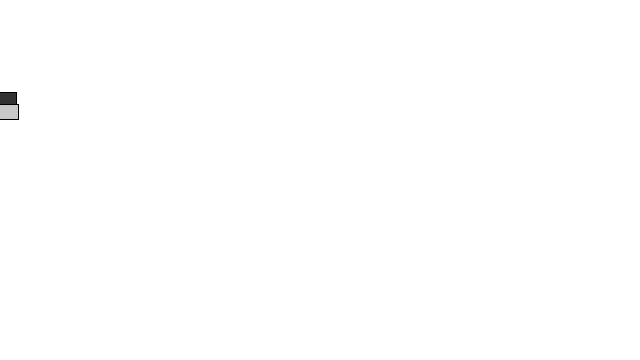
Frame 1 (no input)
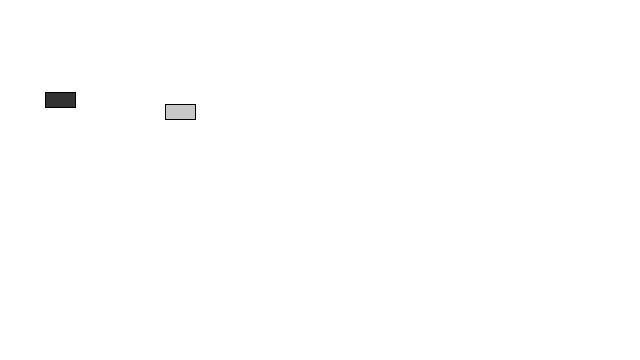
Frame 60 (the mouse pressed at the canvas centre just before this capture)
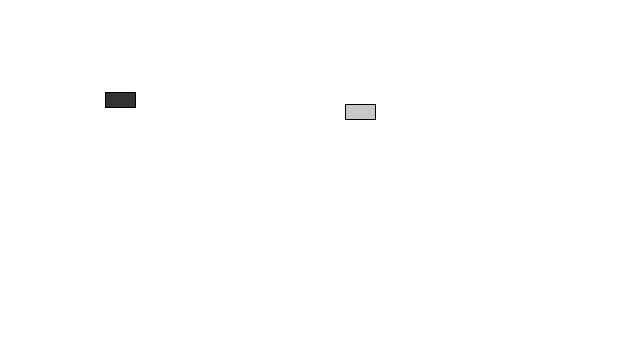
Frame 120 (the mouse held since frame 60 and released just before this capture)

The Processing sketch that drew these frames (run headless with seeded random() and noise(); from frame 60 on, the mouse is pressed at the canvas centre):

// Processing sketch: day_15
// ── day_15.pde
Car myCar1;
Car myCar2; //2objects

void setup(){
  size(640,360);
  myCar1 = new Car(color(51), 0,100,1);
  myCar2 = new Car(color(200),0,112,3);
  
}
void draw(){
  background(255);
  myCar1.move();
  myCar1.display();
  myCar2.move();
  myCar2.display();
}
// ── day_16.pde
class Car{
  color c;
  float xpos;
  float ypos;
  float xspeed;
  Car(color tempC, float tempXpos, float tempYpos, float tempXspeed){
  //Making car comstructor with varibles for input 
  c = tempC;
   xpos = tempXpos;
  ypos = tempYpos;
  xspeed = tempXspeed;
}
void display(){
  stroke(0);
  fill(c);
  rectMode(CENTER);
  rect(xpos,ypos,30,15);
  }
 void move(){
   xpos = xpos + xspeed;
   if (xpos > width){
     xpos= 0;
   }
 }
}
